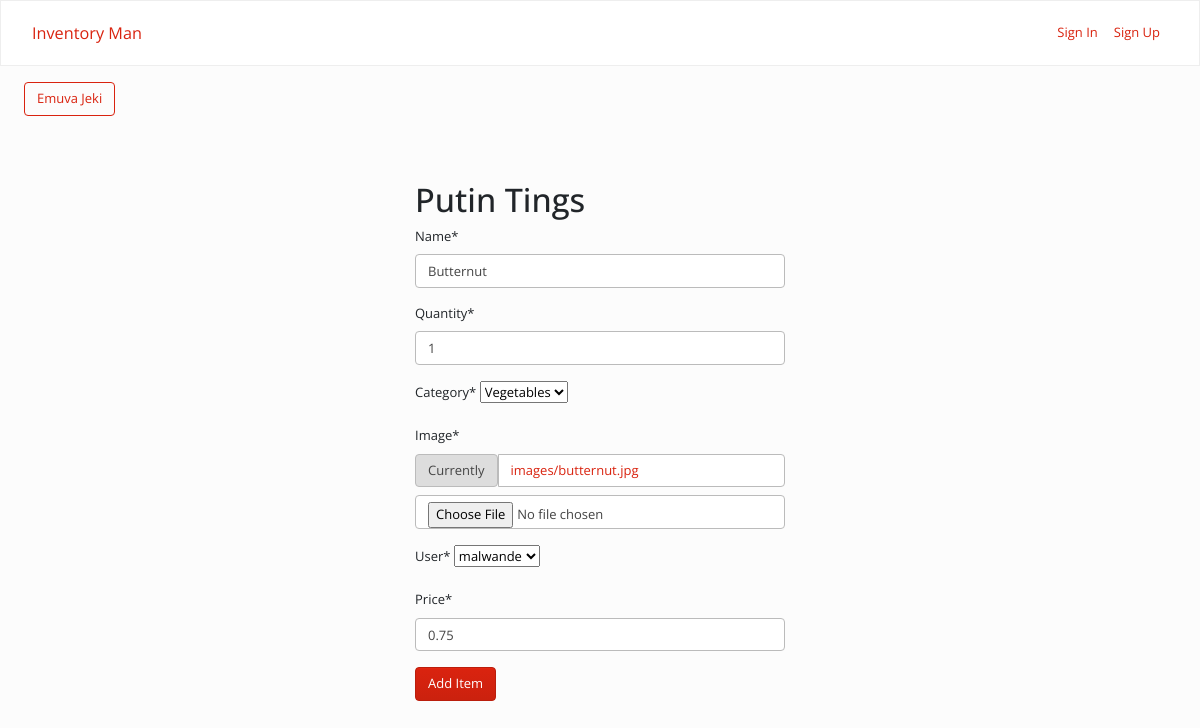
/inventory_man/edit-item/3, run on the app's committed database.
### inventory_man/models.py (models this page shows, shortened)
class InventoryItem(models.Model):
    name = models.CharField(max_length=200)
    quantity = models.IntegerField()
    category = models.ForeignKey('Category', on_delete=models.SET_NULL, blank=True, null=True)
    date_added = models.DateTimeField(auto_now_add=True)
    image = models.ImageField(upload_to ='images/')
    user = models.ForeignKey(User, on_delete=models.CASCADE)
    price= models.DecimalField(max_digits=10, decimal_places=2)

class Category(models.Model):
	name = models.CharField(max_length=200)
	class Meta:
		verbose_name_plural = 'categories'
	def __str__(self):
		return self.name

### inventory_man/views.py (the view)
# urls.py: path("edit-item/<int:pk>", Edit.as_view(), name="change"),
class Edit(UpdateView):
    model = InventoryItem
    form_class = InventoryItemForm
    template_name = 'put_tings.html'
    success_url = reverse_lazy('dashboard')

### inventory_man/forms.py
class InventoryItemForm(forms.ModelForm):
    category = forms.ModelChoiceField(queryset=Category.objects.all(), initial=0)
    def __init__(self, *args, **kwargs):
        super().__init__(*args, **kwargs)
        self.helper = FormHelper()
        self.helper.form_method = 'post'
        self.helper.form_enctype = 'multipart/form-data'
    class Meta:
        model = InventoryItem
        fields = "__all__"

### inventory_man/templates/put_tings.html (shortened to what this page needs)
{% extends 'base.html' %}
{% load crispy_forms_tags %}
{% block content %}
    <a href="{% url 'dashboard' %}" class="btn btn-outline-primary my-3 mx-4">Emuva Jeki</a>
   <div class="col-11 col-md-4 mx-auto mt-5">
			<h1>Putin Tings </h1>
			<form method="POST" enctype="multipart/form-data">
				{{ form|crispy }}
				<div class="mt-3">
					<button class="btn btn-primary">Add Item</button>
				</div>
			</form>
		</div>
{% endblock content %}

### data on the page
InventoryItem: name "Butternut", quantity "1", category "Vegetables", user "malwande", price "0.75"
